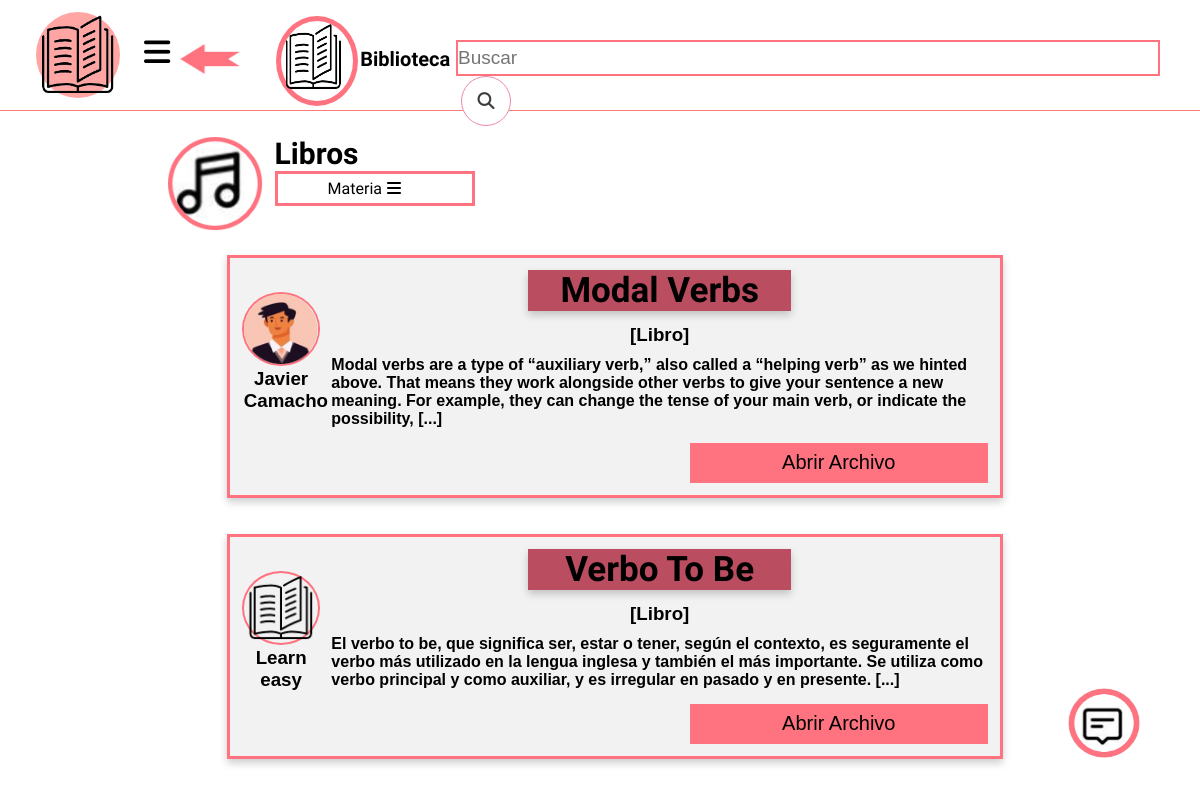
The app's page /Libros.php with its own data.
### tables this page shows
CREATE TABLE `usuarios` (
  `IDusuario` bigint(12) NOT NULL,
  `Contrasena` varchar(20) NOT NULL,
  `ID_rol` int(11) NOT NULL,
  `Img` varchar(70) NOT NULL
);

CREATE TABLE `docente` (
  `IDdocente` bigint(12) NOT NULL,
  `nomb_docente` varchar(45) NOT NULL,
  `No_documento` int(11) NOT NULL,
  `IDinstitucion` int(11) NOT NULL,
  `IDusuario` bigint(12) NOT NULL,
  `Imagen` varchar(40) NOT NULL
);

CREATE TABLE `material_subido` (
  `IDMaterial` int(11) NOT NULL,
  `IDmateria` int(11) NOT NULL,
  `IDrecursos` int(11) NOT NULL,
  `Titulo` varchar(100) NOT NULL,
  `Publicacion` text NOT NULL,
  `creacion` timestamp NOT NULL DEFAULT current_timestamp(),
  `Archivo` text NOT NULL,
  `IDdocente` bigint(12) NOT NULL
);

### Libros.php (the view, shortened to what this page needs)
<?php
include 'Connect.php';
 ?>
<!DOCTYPE html>
<html>
<head>
	<link rel="stylesheet" type="text/css" href="estilo-login.css">
</head>
<body id="Main" class="Main">
  <header class="L-head">
    <a href="Biblioteca.php">
    <div id="back">
  </div></a>
    <div class="bib">
      <img src="imagen/Bib.png">
      <h1>Biblioteca</h1>
    </div>
  	<form action="#" method="GET" style="margin-left: 20%;">
  		<input type="text" name="buscar" id="barra" placeholder="Buscar" style="width: 700px;">
  		<button type="submit" name="busqueda" id="busq"><i class="fas fa-search"></i></button>
  	</form>
  	<div class="Usuario" id="Usuario">
      <?php
        $i = $_SESSION['User'];
         $us = "SELECT Img FROM usuarios WHERE IDusuario = '$i'";
         $consul = mysqli_query($Connect, $us);
         while ($uim = mysqli_fetch_array($consul)){
           $imagen = $uim[0];
         }
        ?>
    <img src="<?php echo $imagen ?>">
   <a class="abrirus-btn" id="abrirus-btn"><i class="fas fa-bars"></i></a>
    </div>
  </header>
  <div class="Bib-opcion" id="sel">
    <section class="bib-select">
      <img src="imagen/Podcast.png">
  </section>
    <h2>Libros</h2>
    <ul>
      <li>Materia<a id="Materia" class="Materia"><i class="fas fa-bars" style="cursor: pointer;"></i></a><a id="Close" class="Close"><i class="far fa-times-circle"></i></a></li>
    </ul>
  </div>
  <section class="Bib-publi">
    <?php
     if (!isset($_GET['Filmat'])) {
      $query = "SELECT * FROM material_subido WHERE IDrecursos = 3";
    }
    $Consult = mysqli_query($Connect, $query);
    while ($p= mysqli_fetch_array($Consult)){
      $idoc= $p[7];?>
      <section class="Publi">
      <?php
     $query = "SELECT Imagen, nomb_docente FROM docente WHERE IDdocente = '$idoc'";
     $Img = mysqli_query($Connect, $query);
     while ($im= mysqli_fetch_array($Img)) {
       echo "<div id='pub-usu'><img src='".$im[0]."'>";
       echo "<h1>".$im[1]."</h1></div>";
     }
     echo "<div id='text'>"."<h1>".$p[3]."</h1>";
     switch ($p[2]) {
         case 3:
          $recurso = "Libro";
         break;
     }
     echo "<h3>[$recurso]</h3>";
     $publi= $p[4];
     echo "<h4>".substr($publi, 0, 270)." [...] "."</h4>"."</div>";
     ?>
     <a href="Publicacion.php?IDmat=<?php echo $p[0]; ?>"><button>Abrir Archivo</button></a>
    </section>
  <?php } ?>
  </section>
  <?php
  if ($_SESSION['rol'] != 2) {
  echo "<button class='btn-abrir' id='btn-abrir'></button>";
  }
  ?>
</body>
</html>

### estilo-login.css (style rules this page uses)
* { margin: 0; padding: 0; }
a { text-decoration: none; }
body { background-image: linear-gradient(to right, #86344a 0%, #bb4d60 25%, #ff727f 50%, #ffa5a4 100%); font-family: arial, helvetica; background-size: 100% 100% no-repeat; }
#Main { background-image: none; }
.L-head img { width: 26%; height: 130px; }
.L-head { width: 100%; height: 110px; border-bottom: 1.5px solid rgb(246.25, 123.75, 125.79); margin-bottom: 25px; }
#barra { width: 900px; height: 32px; border: 2px solid rgba(255,115,128,255); font-size: 19px; }
#busq { border: 1px solid rgba(238,137,168,255); width: 50px; height: 50px; border-radius: 100%; background-color: rgb(255, 255, 255); margin-left: 5px; }
#busq i { font-size: 17px; color: rgb(61, 61, 61); }
.L-head form { position: absolute; left: 18%; top: 5%; }
.Usuario { float: left; margin-left: 3%; margin-top: 1%; width: 7%; height: 86px; background-color: rgba(255,165,164,255); border-radius: 100%; border: 1px; }
.Usuario img { width: 100%; height: 100%; }
.abrirus-btn { position: absolute; margin-left: 2%; margin-top: 2%; font-size: 30px; cursor: pointer; }
#back { width: 5%; height: 30px; position: relative; background-image: url(imagen/back.png); background-size: 100% 100%; left: 15%; top: 40%; margin-bottom: -2.5%; }
.bib { top: 2%; left: 23%; width: 6%; height: 80px; border: 5px solid rgba(255,115,128,255); border-radius: 100%; position: absolute; }
.bib img { width: 90%; height: 90%; }
.bib h1 { margin-left: 110%; margin-top: -70%; font-size: 20px; font-family: 'Dosis', sans-serif; }
.Bib-opcion { width: 99.5%; height: 20px; margin-bottom: 5%; }
#sel { margin-bottom: 7%; }
.Bib-opcion ul { width: 80%; margin-left: 17%; }
.Bib-opcion ul li { display: inline-block; border: 3px solid #ff727f; font-family: 'Dosis', sans-serif; padding: 5px 50px; color: rgb(0, 0, 0); }
.Bib-opcion ul li i { margin-left: 5px; }
.Bib-opcion .bib-select { float: left; border-radius: 100%; width: 8%; height: 95px; margin-left: 14%; margin-right: 1%; }
.Bib-opcion .bib-select img { width: 100%; height: 100%; }
.Bib-opcion h2 { font-family: 'Dosis', sans-serif; font-size: 30px; }
.Bib-publi { padding: 15px 0; width: 99.5%; }
.Publi { display: list-item; list-style: none; border: 3px solid #ff727f; width: 62.5%; margin-left: 19%; margin-bottom: 3%; padding: 1% 1% 1% 1%; background-color: rgba(242, 242, 242, 1.0); box-shadow: 0 4px 8px 0 rgba(0,0,0,0.2); }
.Publi button { background-color: rgba(255,115,128,255); border: 1px; width: 40%; height: 40px; font-size: 20px; font-family: Calibri, sans-serif; margin-left: 60%; margin-top: 2%; cursor: pointer; }
#text { margin-left: 12%; }
#text h1 { position: relative; font-size: 35px; text-align: center; margin-left: 30%; margin-bottom: 2%; width: 40%; background-color: #bb4d60; font-family: 'Dosis',sans-serif; font-weight: bold; box-shadow: 0 4px 8px 0 rgba(0,0,0,0.2); }
#text h3 { text-align: center; margin-bottom: 10px; }
#text h4 { text-align: left; }
#pub-usu { float: left; border: 2px solid #ff727f; border-radius: 100%; width: 10%; height: 70px; margin-top: 3%; }
#pub-usu img { width: 100%; height: 100%; }
#pub-usu h1 { text-align: center; font-family: Calibri, sans-serif; }
.btn-abrir { font-size: 50px; position: fixed; top: 85%; right: 5%; float: right; border: none; border-radius: 100%; background-image: url(imagen/chat.png); background-size: 100% 100%; height: 70px; width: 6%; cursor: pointer; }

### records on screen
usuarios: Img (picture)
material_subido: Titulo "Modal Verbs", IDrecursos "Libro", Publicacion "Modal verbs are a type of “auxiliary verb,” also called a “helping verb” as we hinted above. That means they work alongside other verbs to give your sentence a new meaning. For example, they can change the tense of your main verb, or indicate the possibility,"
docente: Imagen (picture), nomb_docente "Javier Camacho"
material_subido: Titulo "Verbo To Be", IDrecursos "Libro", Publicacion "El verbo to be, que significa ser, estar o tener, según el contexto, es seguramente el verbo más utilizado en la lengua inglesa y también el más importante. Se utiliza como verbo principal y como auxiliar, y es irregular en pasado y en presente."
docente: Imagen (picture), nomb_docente "Learn easy"
